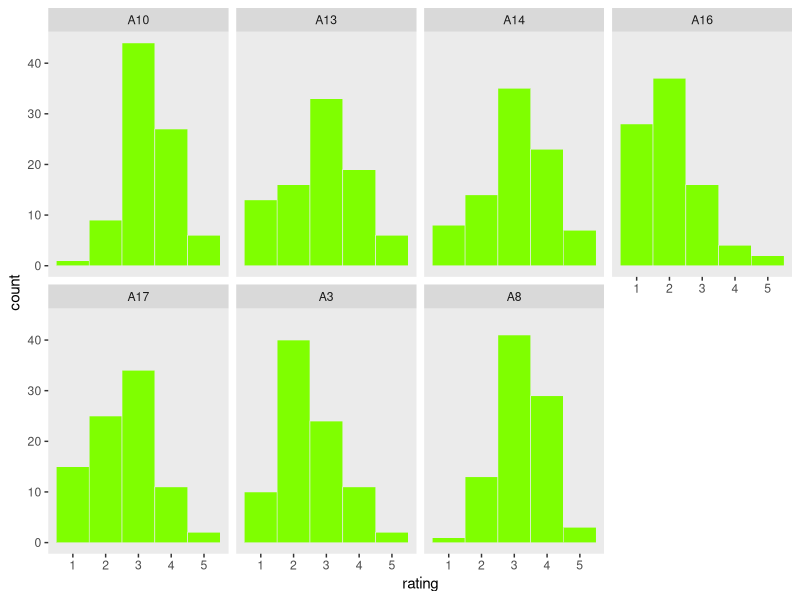
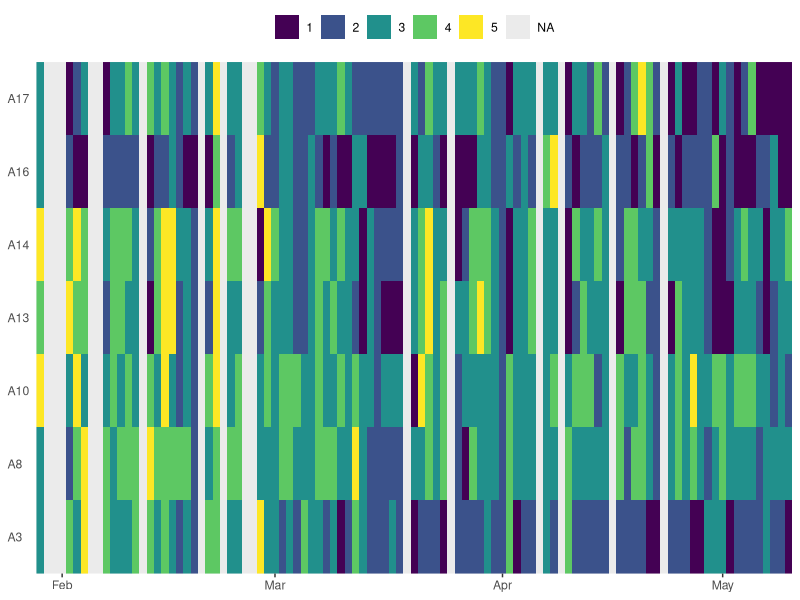

The R script that drew these images, in order: (Note: this script raises an error after producing the figures.)
## ---- chunk 1
options(width = 100)
## ---- chunk 2
library(readxl)
library(tidyverse)

d <- read_excel("Lindsey.xlsx")

glimpse(d)
## ---- chunk 3
d <-
  d %>% 
  mutate(day = 1:n()-1) %>% 
  select(day, everything())
## ---- chunk 4
d %>% 
  select(A3:A17) %>% 
  gather(item, rating) %>% 
  
  ggplot(aes(x = rating)) +
  geom_histogram(binwidth = 1, fill = "chartreuse", color = "grey92", size = 1/5) +
  theme(panel.grid = element_blank()) +
  facet_wrap(~item, ncol = 4)
## ---- chunk 5
library(viridis)

d %>% 
  select(Date, A3:A17) %>% 
  gather(item, rating, -Date) %>%
  mutate(rating = factor(rating, levels = c(1:5)),
         item = factor(item, levels = c("A3", "A8", "A10", "A13", "A14", "A16", "A17"))) %>% 
  
  ggplot(aes(x = Date, y = item)) +
  geom_raster(aes(fill = rating)) +
  scale_fill_viridis(NULL, discrete = TRUE, option = "D",
                     guide = guide_legend(direction = "horizontal",
                                          nrow = 1)) +
  scale_x_datetime(expand = c(0, 0)) +
  scale_y_discrete(expand = c(0, 0)) +
  labs(x = NULL, y = NULL) +
  theme(panel.grid = element_blank(),
        axis.text.y = element_text(hjust = 0),
        axis.ticks.y = element_blank(),
        legend.position = "top")
## ---- chunk 6
library(psych)

d %>% 
  select(A3:A17) %>% 
  describe()
## ---- chunk 7
d <-
  d %>% 
  select(everything(), -A3, -A8)
## ---- chunk 8
library(lavaan)
## ---- chunk 9
CFA_0_lag <- '
H =~ NA*A10 + A13 + A14 + A16 + A17

# Standardize the variance
H ~~ 1*H
'
## ---- chunk 10
fit.CFA_0_lag <- 
  cfa(CFA_0_lag, 
      data = d,
      estimator = "MLR",
      missing = "ML")
## ---- chunk 11
summary(fit.CFA_0_lag, 
        fit.measures = T,
        ci = T)
## ---- chunk 12
tail(d)

d_lagged <-
  d %>% 
  add_row(., day = 103, Date = "2016-05-11 00:00:00", 
          Mon = 0, Tues = 0, Wed = 1, Thur = 0, Fri = 0, Sat = 0, Sun = 0, 
          Meds = NA, 
          A10 = NA, A13 = NA, A14 = NA, A16 = NA, A17 = NA)
## ---- chunk 13
(
  d_lagged <-
  d_lagged %>% 
  mutate(Meds_1 = lag(Meds),
         A10_1  = lag(A10),
         A13_1  = lag(A13),
         A14_1  = lag(A14),
         A16_1  = lag(A16),
         A17_1  = lag(A17))
  )
## ---- chunk 14
CFA_1_lag <- '
# Loadings
# The `l[i]*` portions constitute constraints a

H0 =~ l1*A10 +   l2*A13 +   l3*A14 +   l4*A16 +   l5*A17
H1 =~ l1*A10_1 + l2*A13_1 + l3*A14_1 + l4*A16_1 + l5*A17_1

# LV variances
H0 ~~ 1*H0
H1 ~~ NA*H1 # Because of the structural model, the resitual variance for H1 is freely estimated

# item intercepts
# The `i[i]*` portions constitute constraints b

A10 ~ i1*A10
A13 ~ i2*A13
A14 ~ i3*A14
A16 ~ i4*A16
A17 ~ i5*A17

A10_1 ~ i1*A10_1
A13_1 ~ i2*A13_1
A14_1 ~ i3*A14_1
A16_1 ~ i4*A16_1
A17_1 ~ i5*A17_1

# residual variances
# The `rv[i]*` portions constitute constraints c

A10 ~~ rv1*A10
A13 ~~ rv2*A13
A14 ~~ rv3*A14
A16 ~~ rv4*A16
A17 ~~ rv5*A17

A10_1 ~~ rv1*A10_1
A13_1 ~~ rv2*A13_1
A14_1 ~~ rv3*A14_1
A16_1 ~~ rv4*A16_1
A17_1 ~~ rv5*A17_1

# cross-lag residual covariances
A10 ~~ A10_1
A13 ~~ A13_1
A14 ~~ A14_1
A16 ~~ A16_1
A17 ~~ A17_1

# Structural model
H1 ~~ H0
'
## ---- chunk 15
fit.CFA_1_lag <- 
  cfa(CFA_1_lag, 
      data = d_lagged,
      estimator = "MLR",
      missing = "ML",
      std.lv = T)
## ---- chunk 16
summary(fit.CFA_1_lag, 
        fit.measures = T,
        ci = T)
## ---- chunk 17
SEM_1_lag <- '
# Loadings
H0 =~ l1*A10 +   l2*A13 +   l3*A14 +   l4*A16 +   l5*A17
H1 =~ l1*A10_1 + l2*A13_1 + l3*A14_1 + l4*A16_1 + l5*A17_1

# LV variances
H0 ~~ 1*H0
H1 ~~ NA*H1 # Because of the structural model, the resitual variance for H1 is freely estimated

# item intercepts
A10 ~ i1*A10
A13 ~ i2*A13
A14 ~ i3*A14
A16 ~ i4*A16
A17 ~ i5*A17

A10_1 ~ i1*A10_1
A13_1 ~ i2*A13_1
A14_1 ~ i3*A14_1
A16_1 ~ i4*A16_1
A17_1 ~ i5*A17_1

# residual variances
A10 ~~ rv1*A10
A13 ~~ rv2*A13
A14 ~~ rv3*A14
A16 ~~ rv4*A16
A17 ~~ rv5*A17

A10_1 ~~ rv1*A10_1
A13_1 ~~ rv2*A13_1
A14_1 ~~ rv3*A14_1
A16_1 ~~ rv4*A16_1
A17_1 ~~ rv5*A17_1

# cross-lag residual covariances
A10 ~~ A10_1
A13 ~~ A13_1
A14 ~~ A14_1
A16 ~~ A16_1
A17 ~~ A17_1

# Structural model
H1 ~ H0 + Meds_1
'
## ---- chunk 18
fit.SEM_1_lag <- 
  cfa(SEM_1_lag, 
      data = d_lagged,
      estimator = "MLR",
      missing = "ML",
      std.lv = T)
## ---- chunk 19
summary(fit.SEM_1_lag, 
        fit.measures = T,
        ci = T)
